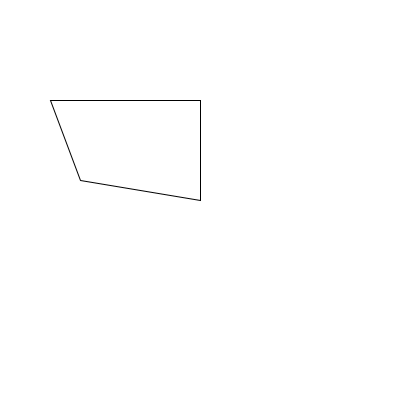
Frame 1 (no input)
Frame 60 (the mouse pressed at the canvas centre just before this capture): identical to frame 1, image omitted
Frame 120 (the mouse held since frame 60 and released just before this capture): identical to frame 1, image omitted

The Processing sketch that drew this single still picture (run headless with seeded random() and noise(); from frame 60 on, the mouse is pressed at the canvas centre):

// Processing sketch: pc_test
// ── pc_test.pde
 Point [] p;
void setup(){
  size(400, 400);
  p = new Point[4];
  p[0] = new Point(200, 100);
  p[1] = new Point(200,200);
  p[2] = new Point(80,180);
  p[3] = new Point(50,100);
}
void draw(){
  background(255);
  quad(p[0].x, p[0].y, p[1].x, p[1].y, p[2].x, p[2].y, p[3].x, p[3].y);
  if(insidePolygon(mouseX, mouseY, p)) fill(0); else fill(255);
}
boolean insidePolygon(float x, float y, Point [] p){
  int i, j, c = 0;
  for (i = 0, j = p.length-1; i < p.length; j = i++) {
    if ((((p[i].y <= y) && (y < p[j].y)) ||
  ((p[j].y <= y) && (y < p[i].y))) &&
  (x < (p[j].x - p[i].x) * (y - p[i].y) / (p[j].y - p[i].y) + p[i].x))
  c = (c+1)%2;
  }
  return c==1;
}
static class Point{
  float x,y;
  Point(float x, float y){
    this.x = x;
    this.y = y;
  }
}
